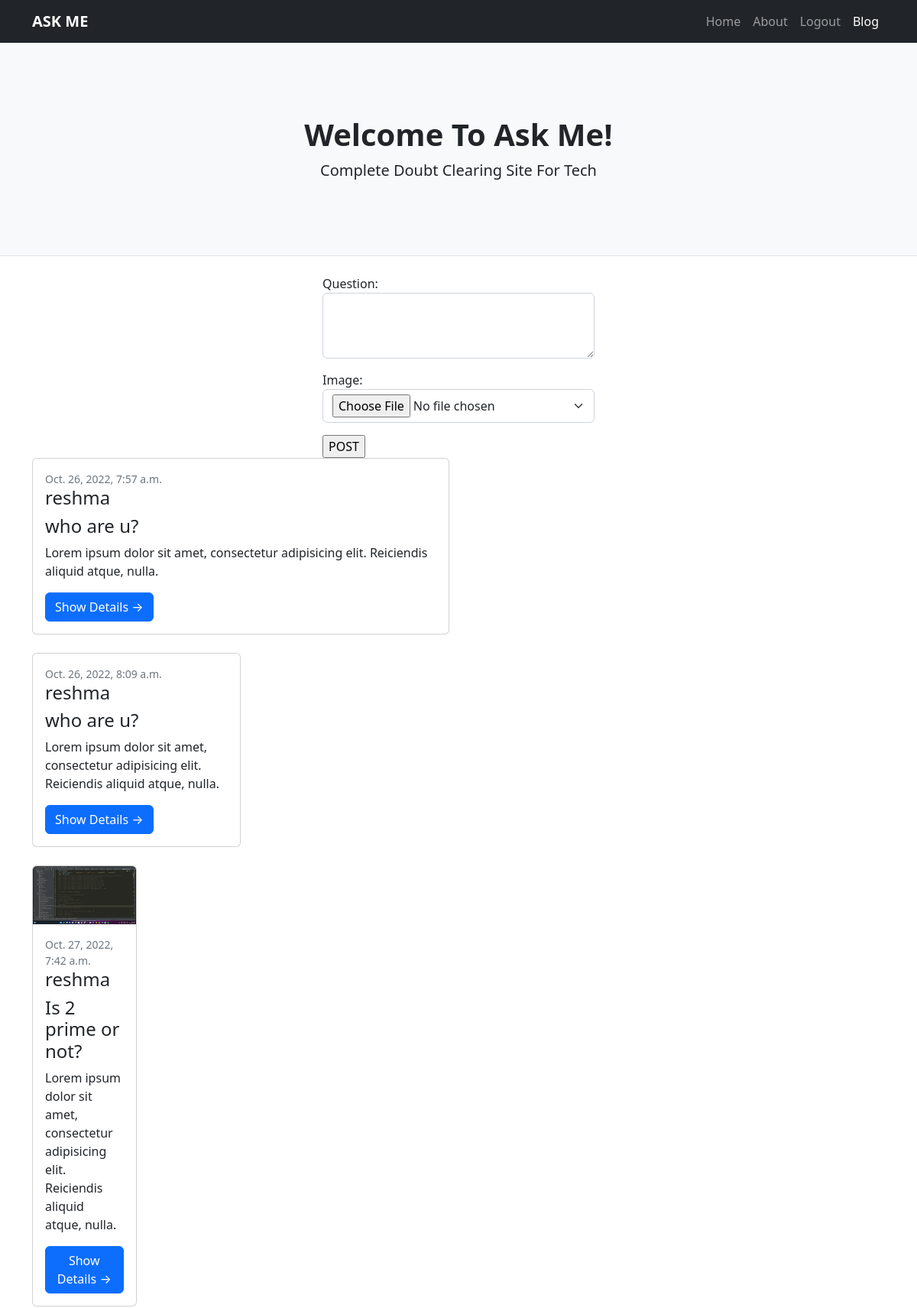
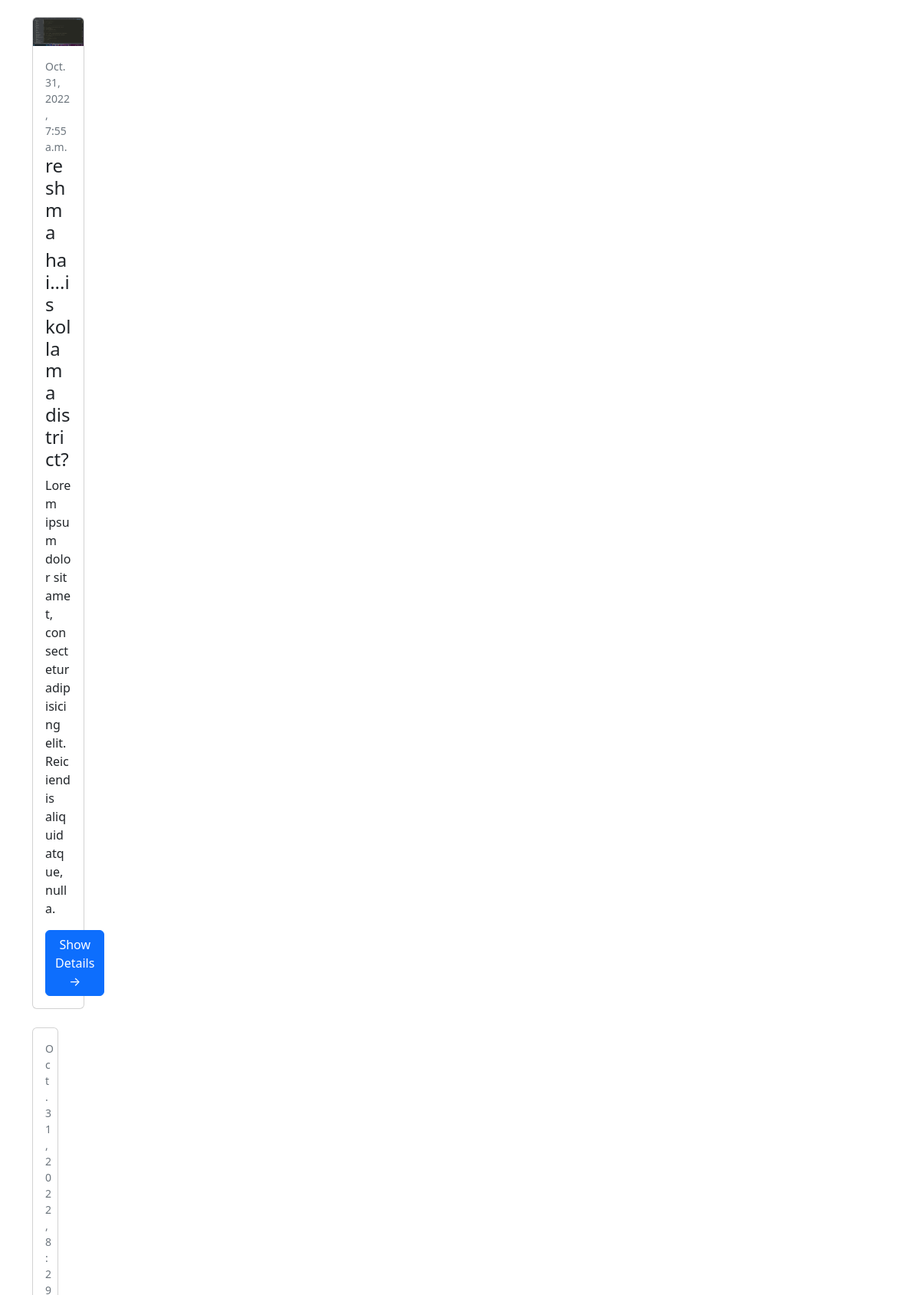
/index (signed in, upper part), run on the app's committed database (2 pictures, top to bottom).
### doubts/models.py (models this page shows, shortened)
class Questions(models.Model):
    question = models.CharField(max_length=500)
    user = models.ForeignKey(MyUser,on_delete=models.CASCADE)
    image = models.ImageField(null=True,upload_to="Q-images",blank=True)
    created_date = models.DateTimeField(auto_now_add=True)
    is_active = models.BooleanField(default = True)

class MyUser(AbstractUser):
    phone = models.CharField(max_length=200)
    profile_pic = models.ImageField(upload_to="profilepics",null=True)

### doubts/views.py (the view, shortened to what this page needs)
# urls.py: path('index',IndexView.as_view(),name = "index"),
@method_decorator(decs,name="dispatch")
class IndexView(CreateView,ListView):
    template_name = "home.html"
    form_class = QuestionForm
    model = Questions
    success_url = reverse_lazy("index")
    context_object_name="questions"
    def get_queryset(self):
         return Questions.objects.all().exclude(user=self.request.user)

### doubts/forms.py
class QuestionForm(forms.ModelForm):
    class Meta:
        model = Questions
        fields = ["question","image"]
        widgets = {
            "question":forms.Textarea(attrs={"class":"form-control","rows":3}),
            "image":forms.FileInput(attrs={"class":"form-select"})
        }

### doubts/views.py (called while the page is built)
def signin_reqiured(fn):
    def wrapper(request,*args,**kwargs):
        if not request.user.is_authenticated:
            return redirect("signin")
        else:
            return fn(request,*args,**kwargs)
    return wrapper

### doubts/templates/home.html (shortened to what this page needs)
{%extends 'base.html'%}
{%block body_block%}
<div class="container">
    <div class="row">
        <div class="col-4"></div>
        <div class="col-4">
            <form action="" method="post" enctype="multipart/form-data">
                {{form.as_p}}
                <input type="submit" value="POST">
            </form>
        </div>
        <div class="col-4"></div>
    </div>
    <div class="row">
        {%for q in questions%}
        <div class="col-lg-6">
            <div class="card mb-4">
                {%if q.image%}
                <a href="#!"><img class="card-img-top" src="{{q.image.url}}" alt="..." /></a>
                {%endif%}
                <div class="card-body">
                    <div class="small text-muted">{{q.created_date}}</div>
                    <h6 class="card-title h4">{{q.user}}</h6>
                    <h2 class="card-title h4">{{q.question}}</h2>
                    <p class="card-text">Lorem ipsum dolor sit amet, consectetur adipisicing elit. Reiciendis aliquid atque, nulla.</p>
                    <a class="btn btn-primary" href="{%url 'detail' q.id%}">Show Details →</a>
                </div>
            </div>
        {%endfor%}
    </div>
</div>
{%endblock%}

### data on the page
Questions: created_date "Oct. 26, 2022, 7:57 a.m.", user "reshma", question "who are u?"
Questions: created_date "Oct. 26, 2022, 8:09 a.m.", user "reshma", question "who are u?"
Questions: image (picture), created_date "Oct. 27, 2022, 7:42 a.m.", user "reshma", question "Is 2 prime or not?"
Questions: image (picture), created_date "Oct. 31, 2022, 7:55 a.m.", user "reshma", question "hai...is kollam a district?"
